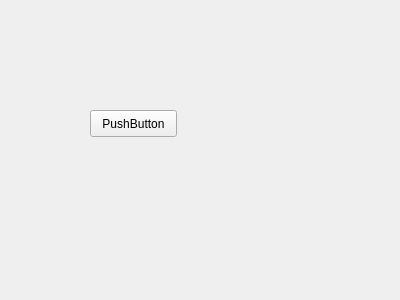
<?xml version="1.0" encoding="UTF-8"?>
<ui version="4.0">
 <class>WorldPage</class>
 <widget class="QWidget" name="WorldPage">
  <property name="geometry">
   <rect>
    <x>0</x>
    <y>0</y>
    <width>400</width>
    <height>300</height>
   </rect>
  </property>
  <property name="windowTitle">
   <string>Form</string>
  </property>
  <widget class="QPushButton" name="pushButton">
   <property name="geometry">
    <rect>
     <x>90</x>
     <y>110</y>
     <width>87</width>
     <height>27</height>
    </rect>
   </property>
   <property name="text">
    <string>PushButton</string>
   </property>
  </widget>
 </widget>
 <resources/>
 <connections/>
</ui>
